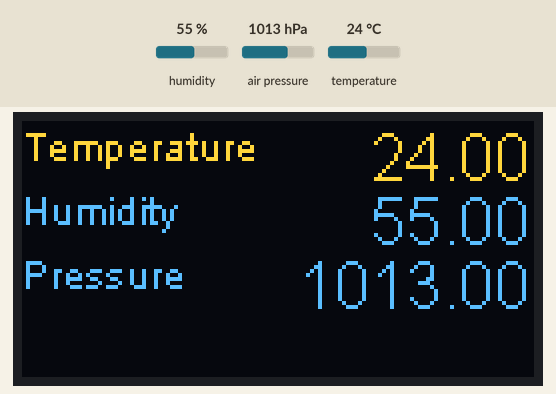
A sketch run on a simulated ESP8266 (NodeMCU). On the bench: 128×64 one-colour display. The inputs (shaded band) are chosen by the test bench; at power-on: air pressure 1013 hPa, humidity 55 %, temperature 24 °C. The OLED is the two-colour kind (top 16 rows yellow); WiFi joins after 1.5 s; servers stay silent unless stated; what the sketch prints to the serial monitor is not drawn.

Above: at 1.2 s.
1.3 s: air pressure set to 952 hPa
At 3.1 s:
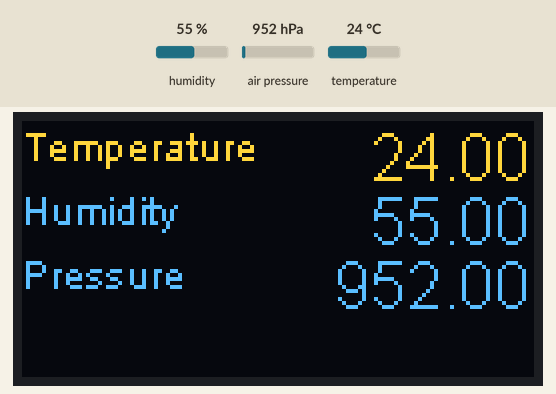
3.5 s: humidity set to 22 %
At 4.9 s:
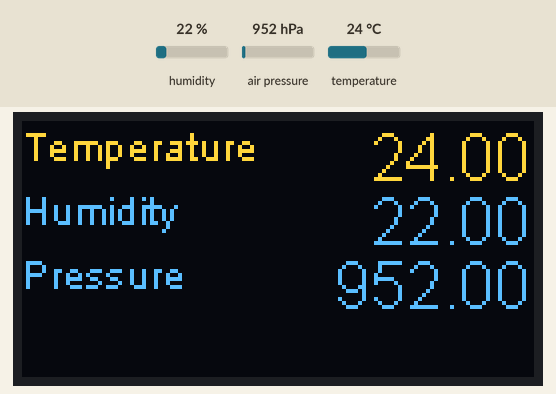
5.6 s: temperature set to 12 °C
At 6.6 s:
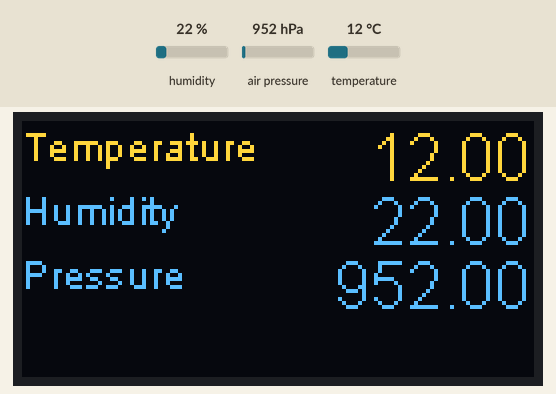
7.6 s: humidity set to 40 %
At 9.3 s:
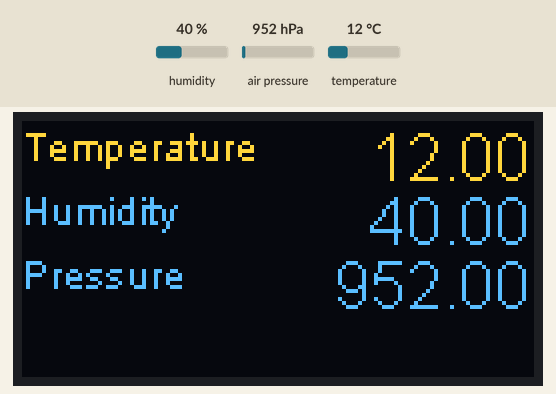
9.6 s: air pressure set to 975 hPa
At 11.4 s:
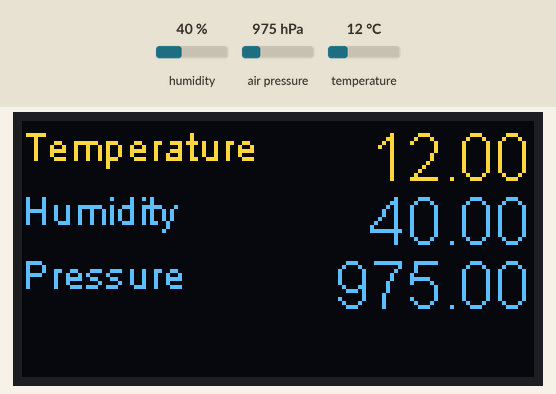
Timing chart, 0 to 12.7 s (numbered marks = the images above; inputs shaded):
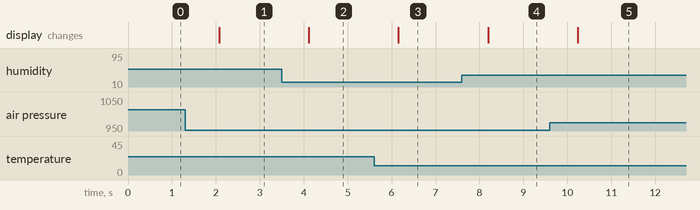

The sketch:

ARK_1_3_BME280_WiFi_and_OLED.ino
```cpp
// (licence header left out)
//  BME280
#include "SparkFunBME280.h"
#include "Wire.h"
#include "SPI.h"

BME280 mySensor;


//
//  WiFi
#include <ESP8266WiFi.h>
#include <WiFiClient.h>

const char *ssid       = "*************";
const char *password   = "*************";
String      apiKey = "*****************";

WiFiClient client;


//
//  時間
#include <Time.h>
#include <TimeLib.h>


//
//  OLED
//
#include <SSD1306.h>

SSD1306   display(0x3c, 4, 5);

//
//  Setup
//
void setup() {
  //
  //  Serial
  Serial.begin(115200);

  //
  //  BME280
  //
  //  設定パラメータをセット
  mySensor.settings.commInterface = I2C_MODE;
  mySensor.settings.I2CAddress = 0x76;
  mySensor.settings.runMode = 3; //Normal mode
  mySensor.settings.tStandby = 0;
  mySensor.settings.filter = 0;
  mySensor.settings.tempOverSample = 1;
  mySensor.settings.pressOverSample = 1;
  mySensor.settings.humidOverSample = 1;

  // 検出開始
  Serial.println(mySensor.begin(), HEX);


  //
  //  WiFi
  //
  //  接続＆接続確認
  Serial.print("WiFi Connectiong");
  WiFi.begin(ssid, password);
  //  while (WiFi.status() != WL_CONNECTED) {
  //    Serial.print(".");
  //    delay(500); //  0.5秒
  //  }
  Serial.println("connected");

  //
  //  OLED
  display.init();
  //  display.flipScreenVertically();
  display.displayOn();
  display.clear();
}


//
//  メインループ
//

int prevMinute = minute();

void loop() {
  //
  //  BME280読み込み
  float temperature = mySensor.readTempC();
  float pressure    = mySensor.readFloatPressure() / 100.0;
  float altitude    = mySensor.readFloatAltitudeMeters();
  float humidity    = mySensor.readFloatHumidity();

  //
  //  文字列へ変換
  char tBuf[10], hBuf[10], pBuf[10], aBuf[10];
  dtostrf(temperature, 7, 2, tBuf);
  dtostrf(humidity,    7, 2, hBuf);
  dtostrf(pressure,    7, 2, pBuf);

  //  シリアルに出力
  Serial.print("Temperature: ");
  Serial.print(tBuf);
  Serial.println(" degrees C");

  Serial.print("Pressure: ");
  Serial.print(pBuf);
  Serial.println(" HPa");

  Serial.print("Altitude: ");
  Serial.print(altitude, 2);
  Serial.println("m");

  Serial.print("%RH: ");
  Serial.print(hBuf);
  Serial.println(" %");

  Serial.println();


  //
  //  OLEDへ表示
  //  OLEDへ表示
  display.clear();

  display.setFont(ArialMT_Plain_10);
  display.setTextAlignment(TEXT_ALIGN_LEFT);
  display.drawString( 0,  0, "Temperature");
  display.drawString( 0, 16, "Humidity");
  display.drawString( 0, 32, "Pressure");

  display.setFont(ArialMT_Plain_16);
  display.setTextAlignment(TEXT_ALIGN_RIGHT);

  display.drawString(127,  0, tBuf);
  display.drawString(127, 16, hBuf);
  display.drawString(127, 32, pBuf);
  display.display();


  //
  //  1分ごとにThingSpeakへ送出
  if (prevMinute != minute()) {

    if (WiFi.status() == WL_CONNECTED) {
      String postStr = "&field1=" + String(tBuf) + "&field2=" + String(hBuf) + "&field3=" + String(pBuf);

      sendToThingSpeak(postStr);
    }
    prevMinute = minute();
  }

  delay(1000);
}


void sendToThingSpeak(String inPostStr) {
  Serial.print("Connecting...");
  if (client.connect("184.106.153.149", 80)) {  //  api.thingspeak.com
    Serial.print("Connected....");
    String postStr = apiKey + inPostStr + "\r\n\r\n";
    client.print("POST /update HTTP/1.1\n");
    client.print("Host: api.thingspeak.com\n");
    client.print("Connection: close\n");
    client.print("X-THINGSPEAKAPIKEY: " + apiKey + "\n");
    client.print("Content-Type: application/x-www-form-urlencoded\n");
    client.print("Content-Length: ");
    client.print(postStr.length());
    client.print("\n\n");
    client.print(postStr);
    Serial.println("posted.");
  }
  client.stop();
}
```

Measured:
- after the input at 1.3 s, the display: changes after 0.78 s (image 1)
- after the input at 3.5 s, the display: changes after 0.62 s (image 2)
- after the input at 5.6 s, the display: changes after 0.55 s (image 3)
- after the input at 7.6 s, the display: changes after 0.59 s (image 4)
- after the input at 9.6 s, the display: changes after 0.63 s (image 5)
